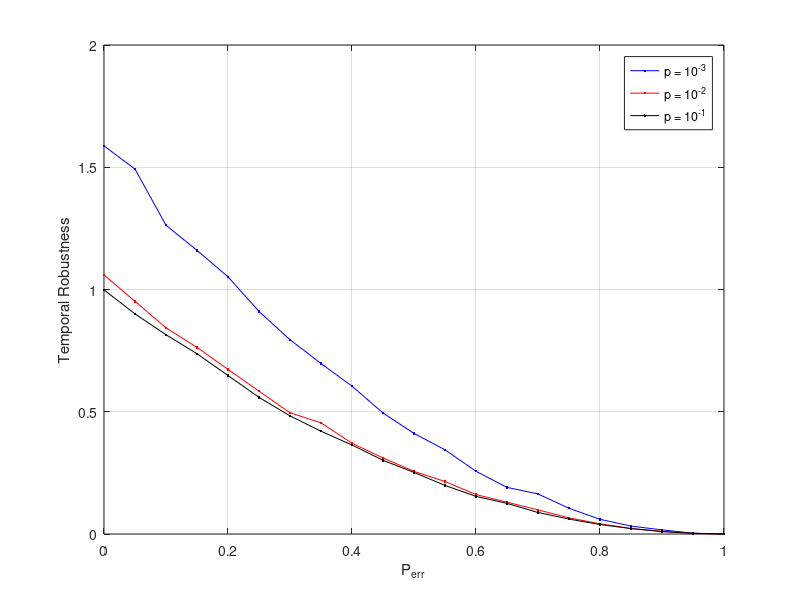

Recreate this plot in MATLAB.
%  read labels and x-y data
%load ErdosRenyiTemporalErrors_1000_0001.dat;     %  read data into the my_xy matrix
%Prob = ErdosRenyiTemporalErrors_1000_0001(:,2);     %  copy first column of my_xy into x
%Err1 = ErdosRenyiTemporalErrors_1000_0001(:,3);     %  and second column into y

load ErdosRenyiTemporalErrors_1000_0010.dat;     %  read data into the my_xy matrix
Prob = ErdosRenyiTemporalErrors_1000_0010(:,2);
Err2 = ErdosRenyiTemporalErrors_1000_0010(:,3);     %  and second column into y

load ErdosRenyiTemporalErrors_1000_0100.dat;     %  read data into the my_xy matrix
Err3 = ErdosRenyiTemporalErrors_1000_0100(:,3);     %  and second column into y

load ErdosRenyiTemporalErrors_1000_1000.dat;     %  read data into the my_xy matrix
Err4 = ErdosRenyiTemporalErrors_1000_1000(:,3);     %  and second column into y

%load ErdosRenyiTemporalErrors_1001_0000.dat;     %  read data into the my_xy matrix
%Err5 = ErdosRenyiTemporalErrors_1001_0000(:,3);     %  and second column into y


plot(Prob,Err2,'b.-',Prob,Err3,'r.-',Prob,Err4,'k.-');
xlabel('P_{err}');           % add axis labels and plot title
ylabel('Temporal Robustness');
%axis([0.000075 1.000 0.0 1.000],[0.000075 1.000 0.0 1.000]);
%set(gca,'XGrid','on','YGrid','on');
%set(gca,'gridlinestyle','--')
grid on;
legend('p = 10^{-3}','p = 10^{-2}','p = 10^{-1}');

%title('Mean monthly precipitation at Portland International Airport');
%plot(Prob,EffSim,'bx-',Prob,EffTheor,'ro-');     %  plot precip vs. month with circles